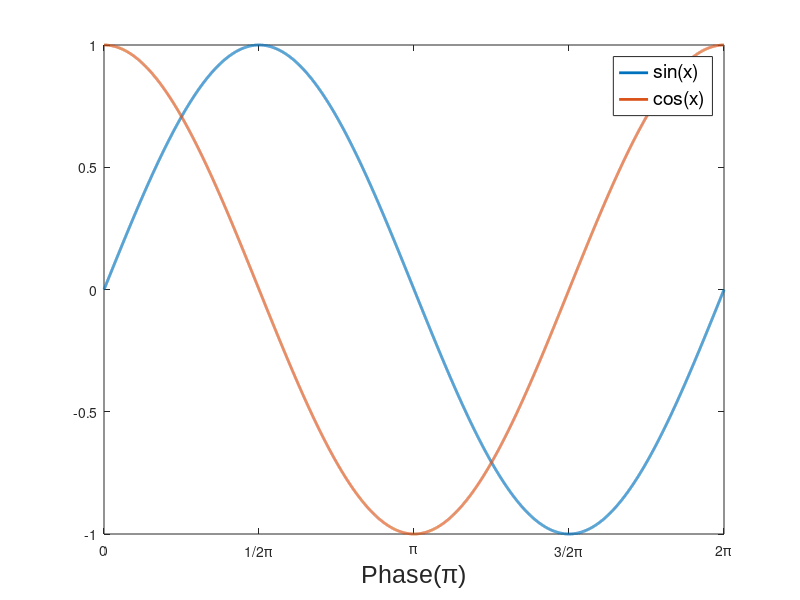

Write MATLAB code to recreate this figure. (Note: this script raises an error after producing the figure.)
%% Listing 1.1. 
3 * 5;

%% Listing 1.2.
x = [1 2 3];
y = [4 5 6];
dot(x,y)

%% Listing 2.1.
sp=0.0005;
x = (0:sp: 2*pi)';
plot(sin(x), 'LineWidth', 2)
hold on
plot(cos(x) ,'LineWidth', 2)
xticks((0:pi/2: 2*pi)/sp)
xticklabels({0, '1/2π','π','3/2π','2π'})
xlabel('Phase(π)','FontName','Arial', 'FontSize', 18)
xlim([0 2*pi/sp])
legend("sin(x)","cos(x)",'FontSize', 14)
hold off


%% Listing 2.2.
syms x;
int(cos(x), [0 2*pi]);
int(sin(x), [0 2*pi]);
int((2*(sin(3*x))*(3*cos(10*x))), [0 2*pi])


%% 様々なsin波の図
sp = 0.005;
x = (-2*pi:sp: 2*pi)';
plot(sin(x), 'LineWidth', 2)
hold on
plot(2*sin(x) ,'LineWidth', 2)
plot(sin(2*x) , 'LineWidth', 2)
xticks(0:pi/sp: length(x))
xticklabels({'-2π', '-π','0','π','2π'})
xlabel('Phase(π)','FontName','Arial', 'FontSize', 18)
xlim([0 length(x)])
legend("sin(x)","2sin(x)", "sin(2x)",'FontSize', 14)
hold off

%% Lisiting 3.1.
3*1i + 5*1i;
3*1i * 5*1i;

%% Listing 3.2.
x = 3 + 4*1i;
real(x);  % 実部
imag(x);  % 虚部
abs(x);   % ノルム，絶対値
angle(x); % 偏角
conj(x);  % 複素共役

%% Listing 4.1.
syms x;
diff(cos(x));
diff(cos(x)*sin(x));
diff(exp(x));

%% Listing 4.2.
int(2*x);

%% Listing 4.3.
int(fx, [a b]);

%% Listing 4.4
K = [1 2 3 4 5];
sum(K);

%% Listing 4.5.
x = cos(3* (0:0.1:20));
y = [zeros(1,100) ones(1,20) zeros(1,81)];
z = conv(x,y);
subplot(2,1,1);
plot(x);
hold on;
plot(y);
xlim([0 200]);
ylim([-1.2 1.2]);
legend("三角波", "フィルター");
title("Raw signal and filter");
hold off;
subplot(2,1,2);
plot(z);
xlim([0 400]);
title("Filterd signal");

%% Listing 5.1.
x = [1 2 3 4];
mean(x);
var(x);
std(x);

%% Listing 5.2.
x= [1 2 3 4];
for i=x
    x([i]) = ((x([i]) - mean(x)) /std(x)); %#ok<*NBRAK>
end

z = normalize(x); % 関数使うとこう

%% Listing 5.3.
% 正の相関あり
x = [0:0.1:10]+ rand(1,101);
y = [0:0.1:10];
scatter(x,y);

% 負の相関あり
x = [0:0.1:10] + rand(1,101);
y = [0:-0.1:-10];
scatter(x,y);

% 相関なし
x = rand(1,100);
y = rand(1,100);
scatter(x,y);

%% Listing 5.4.
x = [0:0.1:10]+ rand(1,101);
y = [0:0.1:10];
mdl = fitlm(x,y);
scatter(x,y);
hold on;
plot(mdl);
hold off;

%% Listing 5.5.
x = [0:0.1:10]+ rand(1,101);
y = [0:0.1:10];
Sxy = (sum((x - mean(x)).*(y - mean(y))))/length(x);
cov(x,y); %関数を使うとこう(共分散行列)

%% Listing 5.6.
x = [0:0.1:10]+ rand(1,101);
y = [0:0.1:10];

% ひ，ひぇぇ...
cov(x,y) / (std(x) * std(y));
% つまり...
((sum((x - mean(x)).*(y - mean(y))))/length(x)) / (sqrt(sum((x - mean(x)).^2) ...
    /length(x)) * sqrt(sum((y - mean(y)).^2)/length(y)));

% 関数を使うとこう．相関係数行列
corrcoef(x,y);